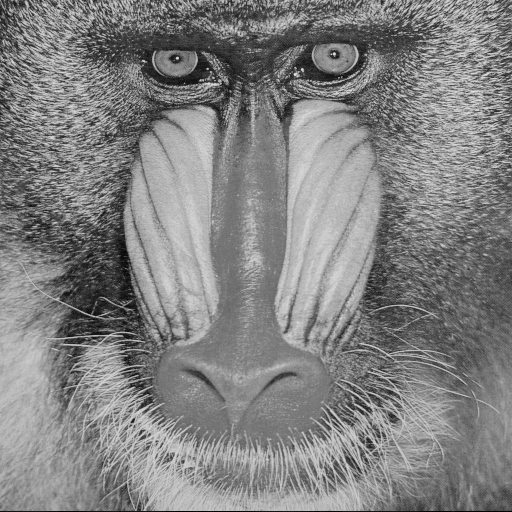
#> input picture secret_image.png, 512 x 512 px
$ python Image_preprocessing.py   (older library calls are emulated)
#> lines starting #> are read from the running program, lines starting #| are printed output that depends on the picture
import cv2
import numpy as np
import matplotlib.pyplot as plt

class VCImagePreprocessor:
    """
    Image Preprocessing for Size-Invariant Visual Cryptography
    Steps:
    1. Edge-Preserving Smoothing (Bilateral Filter)
    2. AHP Normalization
    3. CLAHE + Gamma Correction
    4. Canny Edge Detection
    5. Edge-Aware Contrast Map Generation
    """
    def __init__(self, clahe_clip=2.0, gamma=1.2):
        self.clahe_clip = clahe_clip
        self.gamma = gamma

    # ---------- STEP 1: EDGE-PRESERVING FILTER ----------
    def guided_filter(self, image):
        if len(image.shape) == 3:
            image = cv2.cvtColor(image, cv2.COLOR_BGR2GRAY)
        return cv2.bilateralFilter(
            image,
            d=9,
            sigmaColor=75,
            sigmaSpace=75
        )

    # ---------- STEP 2: AHP NORMALIZATION ----------
    def ahp_normalization(self, image):
        min_val = np.percentile(image, 2)
        max_val = np.percentile(image, 98)
        normalized = np.clip(
            (image - min_val) * 255.0 / (max_val - min_val + 1e-6),
            0, 255
        )
        return normalized.astype(np.uint8)

    # ---------- STEP 3: CLAHE + GAMMA ----------
    def clahe_gamma_correction(self, image):
        clahe = cv2.createCLAHE(
            clipLimit=self.clahe_clip,
            tileGridSize=(8, 8)
        )
        clahe_img = clahe.apply(image)
        gamma_corrected = np.array(
            255 * (clahe_img / 255.0) ** (1 / self.gamma),
            dtype=np.uint8
        )
        return gamma_corrected

    # ---------- STEP 4: CANNY EDGE ----------
    def canny_edge_detection(self, image, low=50, high=150):
        return cv2.Canny(image, low, high)

    # ---------- STEP 5: EDGE-AWARE CONTRAST MAP ----------
    def edge_aware_contrast_map(self, image, edges):
        edge_norm = edges.astype(np.float32) / 255.0
        edge_blur = cv2.GaussianBlur(edge_norm, (5, 5), 1.0)
        sobelx = cv2.Sobel(image, cv2.CV_64F, 1, 0, ksize=3)
        sobely = cv2.Sobel(image, cv2.CV_64F, 0, 1, ksize=3)

        gradient_mag = np.sqrt(sobelx**2 + sobely**2)
        gradient_norm = cv2.normalize(
            gradient_mag, None, 0, 1, cv2.NORM_MINMAX
        )
        contrast_map = 0.7 * edge_blur + 0.3 * gradient_norm
        return np.clip(contrast_map, 0, 1)

    # ---------- FULL PIPELINE ----------
    def preprocess(self, image_path):
#> called with image_path = 'secret_image.png'
        img = cv2.imread(image_path)
#> img is the input picture: shape (512, 512, 3); min 0, max 231, mean 129.6
        if img is None:
            raise ValueError("❌ Image not found!")

        gray = cv2.cvtColor(img, cv2.COLOR_BGR2GRAY)
        filtered = self.guided_filter(gray)
#> in guided_filter, `return cv2.bilateralFilter( image, d=9, sigmaColor=75, sigmaSpace=75 )`:
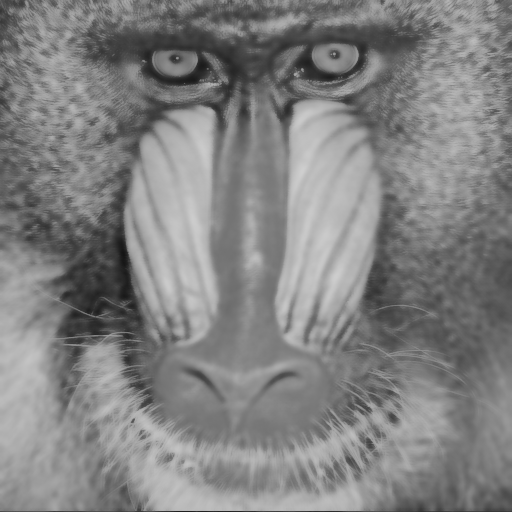
#> returned value: shape (512, 512); min 20, max 206, mean 129.6
        normalized = self.ahp_normalization(filtered)
#> in ahp_normalization, `min_val = np.percentile(image, 2)`: min_val = 55
#> in ahp_normalization, `max_val = np.percentile(image, 98)`: max_val = 190
        enhanced = self.clahe_gamma_correction(normalized)
#> in clahe_gamma_correction, `clahe_img = clahe.apply(image)`:
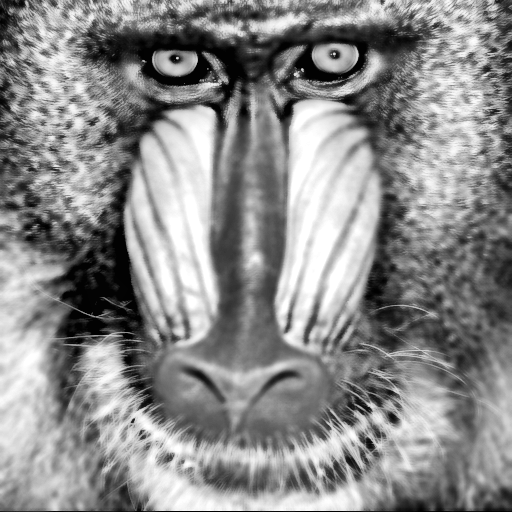
#> clahe_img: shape (512, 512); min 0, max 255, mean 138.5
        edges = self.canny_edge_detection(enhanced)
#> in canny_edge_detection, `return cv2.Canny(image, low, high)`:
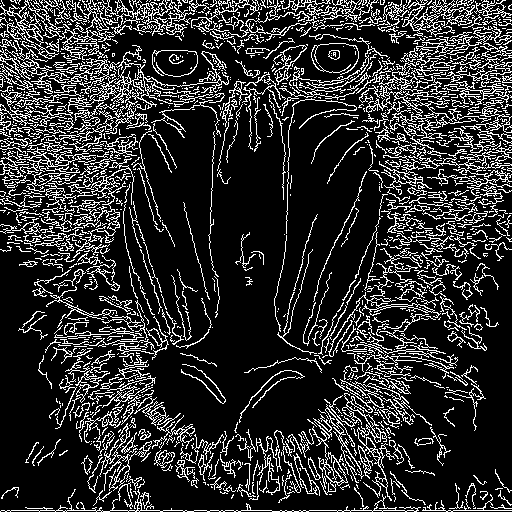
#> returned value: shape (512, 512); 18.3% white in thin lines or dots
        contrast_map = self.edge_aware_contrast_map(enhanced, edges)
#> in edge_aware_contrast_map, `edge_norm = edges.astype(np.float32) / 255.0`: edge_norm: shape (512, 512) float32; values 0 (black) and 1 (white), 18.3% white in thin lines or dots
#> in edge_aware_contrast_map, `sobely = cv2.Sobel(image, cv2.CV_64F, 0, 1, ksize=3)`:
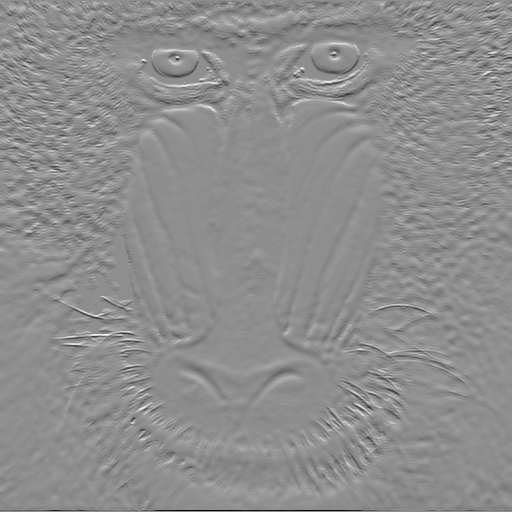
#> sobely: shape (512, 512) float64; min -990, max 782, mean -1.3; drawn with min black and max white
#> in edge_aware_contrast_map, `gradient_mag = np.sqrt(sobelx**2 + sobely**2)`:
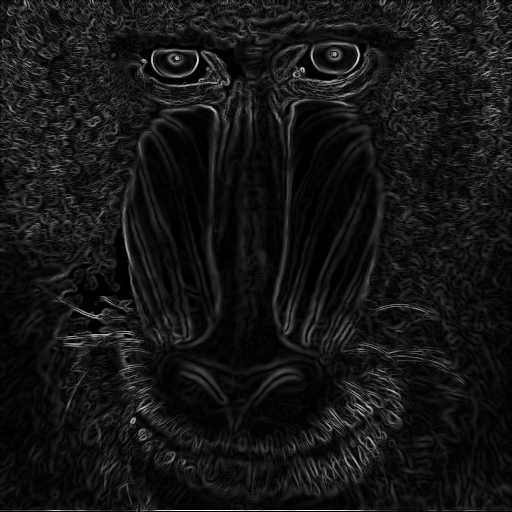
#> gradient_mag: shape (512, 512) float64; min 0, max 990, mean 83.3; drawn with min black and max white
#> in edge_aware_contrast_map, `contrast_map = 0.7 * edge_blur + 0.3 * gradient_norm`:
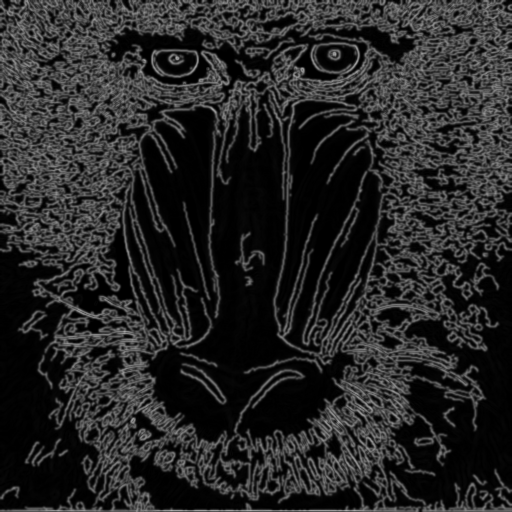
#> contrast_map: shape (512, 512) float64; min 0, max 0.675, mean 0.154

        return {
            "original": gray,
            "filtered": filtered,
            "normalized": normalized,
            "enhanced": enhanced,
            "edges": edges,
            "contrast_map": contrast_map
        }

    # ---------- VISUALIZATION ----------
    def visualize_results(self, results):
        titles = [
            "Original",
            "Edge-Preserving Filter",
            "AHP Normalized",
            "CLAHE + Gamma",
            "Canny Edges",
            "Contrast Map"
        ]
        images = [
            results["original"],
            results["filtered"],
            results["normalized"],
            results["enhanced"],
            results["edges"],
            results["contrast_map"]
        ]

        plt.figure(figsize=(15, 10))
        for i in range(6):
            plt.subplot(2, 3, i + 1)
            if i == 5:
                plt.imshow(images[i], cmap="hot", vmin=0, vmax=1)
                plt.colorbar()
            else:
                plt.imshow(images[i], cmap="gray")
            plt.title(titles[i])
            plt.axis("off")
        plt.tight_layout()
        plt.show()

# ===================== MAIN =====================
if __name__ == "__main__":
    preprocessor = VCImagePreprocessor(
        clahe_clip=2.0,
        gamma=1.2
    )
    image_path = "secret_image.png"
    results = preprocessor.preprocess(image_path)
#> results = 6 items

    # ✅ SAVE FIRST
    cv2.imwrite("enhanced_image.png", results["enhanced"])
    cv2.imwrite(
        "contrast_map.png",
        (results["contrast_map"] * 255).astype(np.uint8)
    )
    print("✅ Preprocessing completed successfully")

    # 🖼️ SHOW LAST
    preprocessor.visualize_results(results)
#> in visualize_results, `plt.show()`:
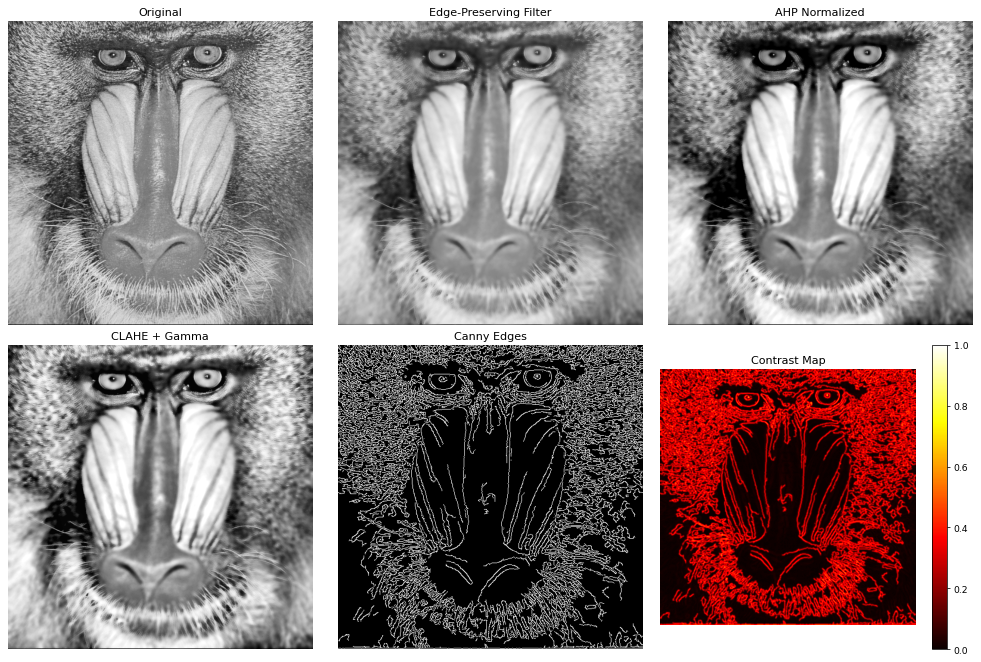
#> figure drawn by matplotlib, 7 panels
